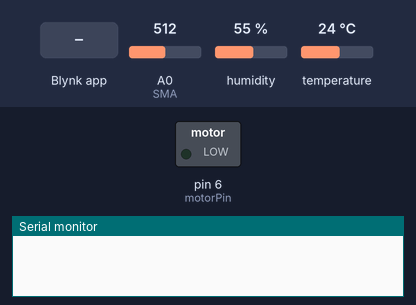
This sketch was run on a simulated Arduino Leonardo, built for the host (arithmetic inside an expression is 32-bit, double 64-bit). On the bench: switched loads named in the sketch (green lamp = pin HIGH), the last lines printed to the serial monitor. The test bench sets the inputs (shaded band); at power-on: A0 (SMA) = 512, humidity 55 %, temperature 24 °C. WiFi joins after 1.5 s; servers stay silent unless stated; the local clock reads 2024-03-15 10:24:30 at power-on unless the sketch sets it; random numbers use the default seed unless the sketch sets one.

Above: at 5.0 s.
5.1 s: Blynk app writes 200 to V6
At 8.3 s:
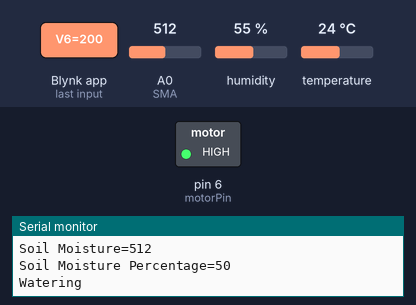
15.4 s: Blynk app writes 1 to V6
Timing chart, 0 to 21.5 s (numbered marks = the images above; inputs shaded):
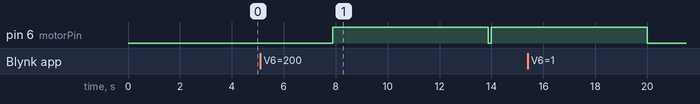

The sketch:

GMU_PlantWateringSystem.ino
```cpp
/* Comment this out to disable prints and save space */
#define BLYNK_PRINT Serial


#include <ESP8266_Lib.h>
#include <BlynkSimpleShieldEsp8266.h>
#include <TimeLib.h>
#include <WidgetRTC.h>
#include "dht.h"

// You should get Auth Token in the Blynk App.
// Go to the Project Settings (nut icon).
char auth[] = "authcode";

// Your WiFi credentials.
// Set password to "" for open networks.
char ssid[] = "YourSSID";
char pass[] = "password";

// Hardware Serial on Mega, Leonardo, Micro...
#define EspSerial Serial1

// or Software Serial on Uno, Nano...
//#include <SoftwareSerial.h>
//SoftwareSerial EspSerial(2, 3); // RX, TX

// Your ESP8266 baud rate:
#define ESP8266_BAUD 115200

#define motorPin 6
#define DHT11_PIN 8
#define SMD 7
#define SMA A0
#define WATER_TIME 6000

ESP8266 wifi(&EspSerial);
BlynkTimer updateTimer;

WidgetRTC rtc;

unsigned long lwt = 0;  //Last watered time
int smt = 0;        //Soil moisture threshhold

void setup()
{
  // Debug console
  Serial.begin(9600);

  // Set ESP8266 baud rate
  EspSerial.begin(ESP8266_BAUD);
  delay(10);

  pinMode(motorPin,OUTPUT);

  Blynk.begin(auth, wifi, ssid, pass);
  updateTimer.setInterval(6000L, UPDATE);
  // You can also specify server:
  //Blynk.begin(auth, wifi, ssid, pass, "blynk-cloud.com", 80);
  //Blynk.begin(auth, wifi, ssid, pass, IPAddress(192,168,1,100), 8080);
  Blynk.syncVirtual(V6);
  delay(2000);
}

void loop()
{
  Blynk.run();
  updateTimer.run(); // Initiates BlynkTimer
}

String currentTime()
{
  String currentTime = String(hour()) + ":" + minute() + ":" + second();
  return currentTime;
}

void UPDATE()
{
   DHT();
   SM();
   int soilMoisture=analogRead(SMA);
   int SM=map(soilMoisture,0,1024,0,100);
   SM=100-SM;
   if(SM<smt)
   {
        water(WATER_TIME);
        Blynk.notify(String("Your plant was watered at " + currentTime()).c_str());
    }
 }

void DHT()
{
  dht DHT;

  int chk = DHT.read11(DHT11_PIN);
  Serial.print("Temperature = ");
  Serial.println(DHT.temperature);
  Serial.print("Humidity = ");
  Serial.println(DHT.humidity);
  if(DHT.temperature>0 && DHT.humidity>0)
  {
    Blynk.virtualWrite(V1,DHT.temperature);
    Blynk.virtualWrite(V2,DHT.humidity);
    Serial.println("Graphed");
  }
}

void SM()
{
  int soilMoisture=analogRead(SMA);
  Serial.print("Soil Moisture=");
  Serial.println(soilMoisture);
  int SM=map(soilMoisture,0,1024,0,100);
  SM=100-SM;
  Serial.print("Soil Moisture Percentage=");
  Serial.println(SM);
  Blynk.virtualWrite(V3,SM);
 }

void water(int time)
{

    Serial.println("Watering");
    digitalWrite(motorPin,HIGH);
    delay(time);
    digitalWrite(motorPin,LOW);
    lwt= millis() / 1000;
    Serial.print("Last watered upTime = ");
    Serial.println(lwt);
    Serial.print("Time:\n");
    clockDisplay();
}

BLYNK_WRITE(V6)   //For updateing soil moisture threshhold value
{
  smt = param.asInt();
  Serial.print("Soil Moisture Threshhold = ");
  Serial.println(smt);
}

BLYNK_WRITE(V5)
{
    water(WATER_TIME);
}

BLYNK_CONNECTED() {
  // Synchronize time on connection
  rtc.begin();
}

 String clockDisplay()
{
  // You can call hour(), minute(), ... at any time
  // Please see Time library examples for details

  String currentTime = String(hour()) + ":" + minute() + ":" + second();
  String currentDate = String(day()) + "/" + month() + "/" + year();
  Serial.print("Current time: ");
  Serial.print(currentTime);
  Serial.print(" ");
  Serial.print(currentDate);
  Serial.println();
  return String(currentDate + "  " + currentTime);
}

BLYNK_WRITE(V7)        //Refresh
{
    UPDATE();
    Blynk.syncAll();
}
BLYNK_READ(V4)
{
  randomSeed(millis());
  Blynk.virtualWrite(V4,random(0,1000));
}
```

Measured:
- after the input at 5.1 s, pin 6 (motorPin): LOW → HIGH after 2.8 s, → LOW 6.0 s later, → HIGH 0.11 s later
